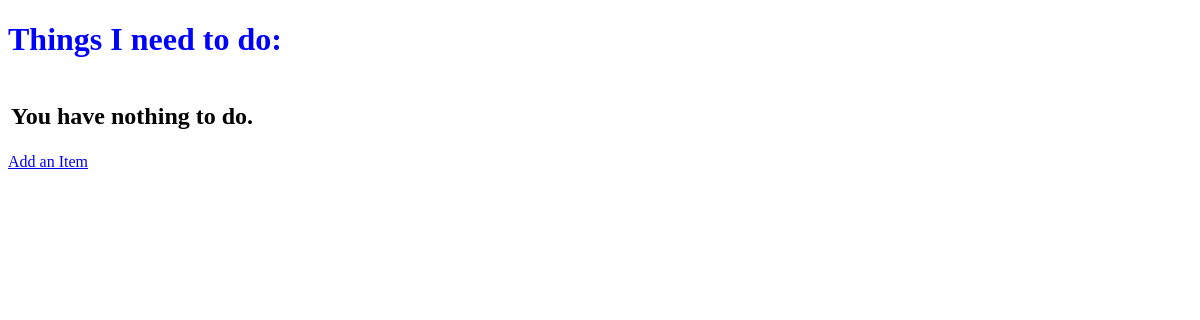
The app's page /, older data.
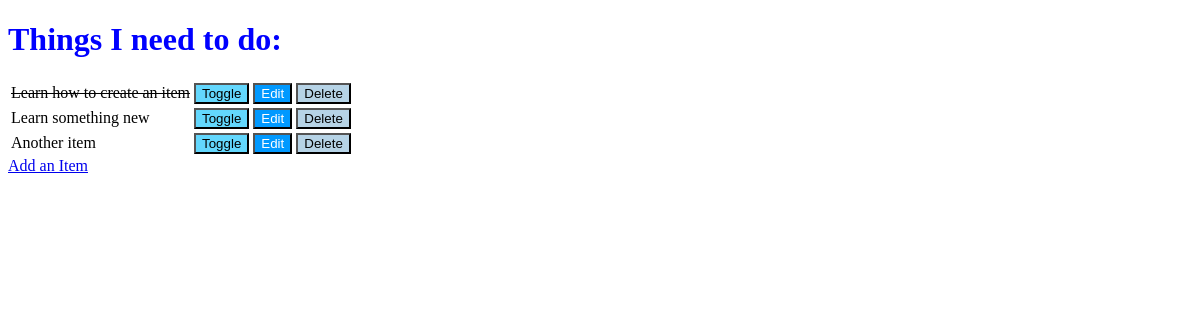
The same page, newer data.
### todo/models.py (models this page shows, shortened)
class Item(models.Model):
    name = models.CharField(max_length=50, null=False, blank=False)
    done = models.BooleanField(null=False, blank=False, default=False)

### todo/views.py (the view)
# urls.py: path('', views.get_todo_list, name='get_todo_list'),
def get_todo_list(request):
    items = Item.objects.all()
    context = {
        'items': items
    }
    return render(request, 'todo/todo_list.html', context)

### todo/templates/todo/todo_list.html (shortened to what this page needs)
<!DOCTYPE html>
<html lang="en">
<head>
</head>
<body>
    <h1 style="color:blue;">Things I need to do:</h1>
    <table>
        {% for item in items %}
            <tr>
                {% if item.done %}
                    <td><strike>{{ item.name }}</strike></td>
                {% else %}
                    <td>{{ item.name }}</td>
                {% endif %}
                <td>
                    <a href="/toggle/{{ item.id }}">
                        <button style="background-color:rgb(99, 215, 253); color: black;">Toggle</button>
                    </a>
                </td>
                <td>
                    <a href="/edit/{{ item.id }}">
                        <button style="background-color:rgb(0, 153, 255); color: white;">Edit</button>
                    </a>
                </td>
                <td>
                    <a href="/delete/{{ item.id }}">
                        <button style="background-color:rgb(182, 211, 230); color: black;">Delete</button>
                    </a>
                </td>
            </tr>
        {% empty %}
        <tr><td><h2>You have nothing to do.</h2></td></tr>
        {% endfor %}
    </table>
    <a href="/add">Add an Item</a>
</body>
</html>

Row changes from the older to the newer data that the page shows:
added Item: name "Learn how to create an item"
added Item: name "Learn something new"
added Item: name "Another item"
Text that changed along with them:
text no longer shown: "You have nothing to do."
